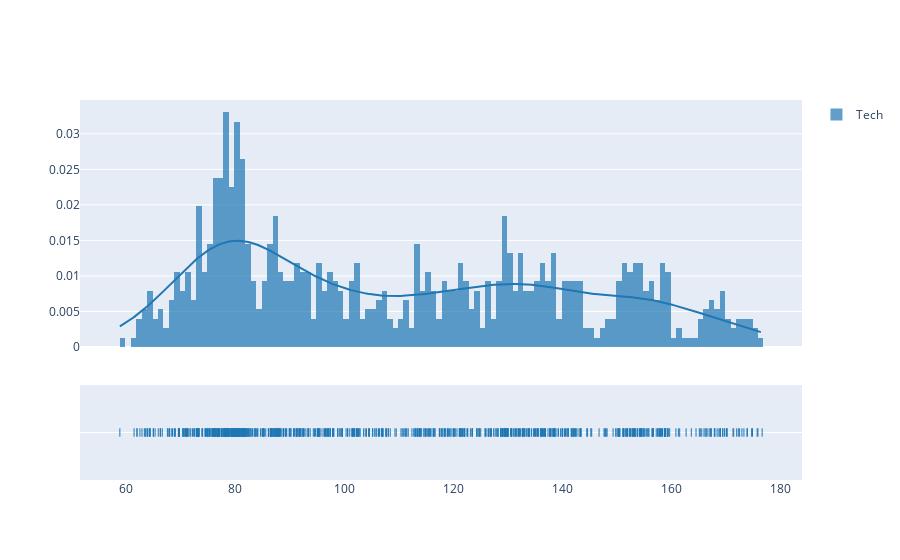

Notebook code cell kept with this figure:
### Code cell
df_tech_close = tech_sector_pd[['tech_sector']]
tech_list = np.array(tech_sector_pd['tech_sector'], dtype=float)
hist_data = [tech_list]
group_labels=['Tech']
tech_dist = ff.create_distplot(hist_data, group_labels)
tech_dist.show()

### Figure 1 — Plotly figure (JSON) as saved in the notebook; plotly's stock layout.template omitted (floating-point values rounded to 4 significant figures; data arrays with more than 128 entries replaced by an {"elided": "..."} marker saying what was removed)
{"data": [{"autobinx": false, "histnorm": "probability density", "legendgroup": "Tech", "marker": {"color": "rgb(31, 119, 180)"}, "name": "Tech", "opacity": 0.7, "type": "histogram", "x": {"elided": "757 float values"}, "xaxis": "x", "xbins": {"end": 176.6, "size": 1, "start": 58.89}, "yaxis": "y"}, {"legendgroup": "Tech", "marker": {"color": "rgb(31, 119, 180)"}, "mode": "lines", "name": "Tech", "showlegend": false, "type": "scatter", "x": {"elided": "500 float values"}, "xaxis": "x", "y": {"elided": "500 float values"}, "yaxis": "y"}, {"legendgroup": "Tech", "marker": {"color": "rgb(31, 119, 180)", "symbol": "line-ns-open"}, "mode": "markers", "name": "Tech", "showlegend": false, "type": "scatter", "x": {"elided": "757 float values"}, "xaxis": "x", "y": {"elided": "757 str values"}, "yaxis": "y2"}], "layout": {"barmode": "overlay", "hovermode": "closest", "legend": {"traceorder": "reversed"}, "xaxis": {"anchor": "y2", "domain": [0, 1], "zeroline": false}, "yaxis": {"anchor": "free", "domain": [0.35, 1], "position": 0}, "yaxis2": {"anchor": "x", "domain": [0, 0.25], "dtick": 1, "showticklabels": false}}}
